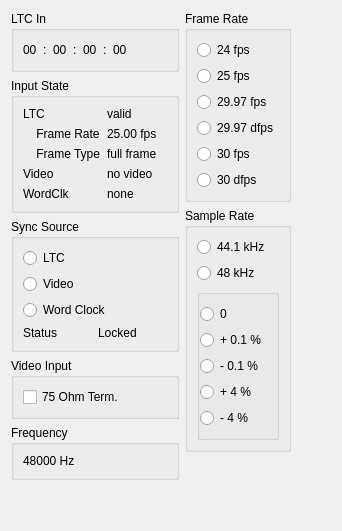
     <widget class="QWidget" name="tco_options">
      <property name="enabled">
       <bool>true</bool>
      </property>
      <attribute name="title">
       <string>TCO</string>
      </attribute>
      <layout class="QHBoxLayout" name="horizontalLayout_6">
       <item>
        <layout class="QVBoxLayout" name="verticalLayout_19">
         <item>
          <widget class="QGroupBox" name="groupBox_2">
           <property name="title">
            <string>LTC In</string>
           </property>
           <layout class="QHBoxLayout" name="horizontalLayout_9">
            <item>
             <layout class="QHBoxLayout" name="ltc_in">
              <item>
               <widget class="QLabel" name="ltc_in_hours">
                <property name="text">
                 <string>00</string>
                </property>
               </widget>
              </item>
              <item>
               <widget class="QLabel" name="label_4">
                <property name="text">
                 <string>:</string>
                </property>
               </widget>
              </item>
              <item>
               <widget class="QLabel" name="ltc_in_minutes">
                <property name="text">
                 <string>00</string>
                </property>
               </widget>
              </item>
              <item>
               <widget class="QLabel" name="label_8">
                <property name="text">
                 <string>:</string>
                </property>
               </widget>
              </item>
              <item>
               <widget class="QLabel" name="ltc_in_seconds">
                <property name="text">
                 <string>00</string>
                </property>
               </widget>
              </item>
              <item>
               <widget class="QLabel" name="label_10">
                <property name="text">
                 <string>:</string>
                </property>
               </widget>
              </item>
              <item>
               <widget class="QLabel" name="ltc_in_frames">
                <property name="text">
                 <string>00</string>
                </property>
               </widget>
              </item>
             </layout>
            </item>
            <item>
             <spacer name="horizontalSpacer_2">
              <property name="orientation">
               <enum>Qt::Horizontal</enum>
              </property>
              <property name="sizeHint" stdset="0">
               <size>
                <width>40</width>
                <height>20</height>
               </size>
              </property>
             </spacer>
            </item>
           </layout>
          </widget>
         </item>
         <item>
          <widget class="QGroupBox" name="input_state">
           <property name="title">
            <string>Input State</string>
           </property>
           <layout class="QGridLayout" name="gridLayout_11">
            <item row="0" column="0">
             <widget class="QLabel" name="label_2">
              <property name="text">
               <string>LTC</string>
              </property>
             </widget>
            </item>
            <item row="0" column="1">
             <widget class="QLabel" name="state_ltc_valid_label">
              <property name="text">
               <string>valid</string>
              </property>
             </widget>
            </item>
            <item row="1" column="1">
             <widget class="QLabel" name="state_ltc_framerate">
              <property name="text">
               <string>25.00 fps</string>
              </property>
              <property name="alignment">
               <set>Qt::AlignLeading|Qt::AlignLeft|Qt::AlignTop</set>
              </property>
             </widget>
            </item>
            <item row="2" column="1">
             <widget class="QLabel" name="state_ltc_frame_type">
              <property name="text">
               <string>full frame</string>
              </property>
              <property name="alignment">
               <set>Qt::AlignLeading|Qt::AlignLeft|Qt::AlignTop</set>
              </property>
             </widget>
            </item>
            <item row="3" column="0">
             <widget class="QLabel" name="label_13">
              <property name="text">
               <string>Video</string>
              </property>
             </widget>
            </item>
            <item row="3" column="1">
             <widget class="QLabel" name="state_video_type">
              <property name="text">
               <string>no video</string>
              </property>
             </widget>
            </item>
            <item row="4" column="0">
             <widget class="QLabel" name="label_6">
              <property name="text">
               <string>WordClk</string>
              </property>
             </widget>
            </item>
            <item row="4" column="1">
             <widget class="QLabel" name="state_word_clk">
              <property name="text">
               <string>none</string>
              </property>
             </widget>
            </item>
            <item row="1" column="0">
             <widget class="QLabel" name="label_9">
              <property name="text">
               <string>    Frame Rate</string>
              </property>
             </widget>
            </item>
            <item row="2" column="0">
             <widget class="QLabel" name="label_12">
              <property name="text">
               <string>    Frame Type</string>
              </property>
             </widget>
            </item>
           </layout>
          </widget>
         </item>
         <item>
          <widget class="QGroupBox" name="sync_source">
           <property name="title">
            <string>Sync Source</string>
           </property>
           <layout class="QVBoxLayout" name="verticalLayout_13">
            <item>
             <widget class="QRadioButton" name="sync_source_ltc">
              <property name="text">
               <string>LTC</string>
              </property>
             </widget>
            </item>
            <item>
             <widget class="QRadioButton" name="sync_source_video">
              <property name="text">
               <string>Video</string>
              </property>
             </widget>
            </item>
            <item>
             <widget class="QRadioButton" name="sync_source_wordclk">
              <property name="text">
               <string>Word Clock</string>
              </property>
             </widget>
            </item>
            <item>
             <layout class="QHBoxLayout" name="horizontalLayout_8">
              <item>
               <widget class="QLabel" name="label_17">
                <property name="text">
                 <string>Status</string>
                </property>
               </widget>
              </item>
              <item>
               <widget class="QLabel" name="sync_source_status">
                <property name="text">
                 <string>Locked</string>
                </property>
               </widget>
              </item>
             </layout>
            </item>
           </layout>
          </widget>
         </item>
         <item>
          <widget class="QGroupBox" name="video_input">
           <property name="title">
            <string>Video Input</string>
           </property>
           <layout class="QVBoxLayout" name="verticalLayout_14">
            <item>
             <widget class="QCheckBox" name="video_input_termination_on">
              <property name="text">
               <string>75 Ohm Term.</string>
              </property>
             </widget>
            </item>
           </layout>
          </widget>
         </item>
         <item>
          <widget class="QGroupBox" name="tco_frequency">
           <property name="title">
            <string>Frequency</string>
           </property>
           <layout class="QVBoxLayout" name="verticalLayout_15">
            <item>
             <widget class="QLabel" name="tco_frequency_label">
              <property name="text">
               <string>48000 Hz</string>
              </property>
             </widget>
            </item>
           </layout>
          </widget>
         </item>
         <item>
          <spacer name="verticalSpacer_20">
           <property name="orientation">
            <enum>Qt::Vertical</enum>
           </property>
           <property name="sizeHint" stdset="0">
            <size>
             <width>20</width>
             <height>40</height>
            </size>
           </property>
          </spacer>
         </item>
        </layout>
       </item>
       <item>
        <layout class="QVBoxLayout" name="verticalLayout_21">
         <item>
          <widget class="QGroupBox" name="frame_rate">
           <property name="title">
            <string>Frame Rate</string>
           </property>
           <layout class="QVBoxLayout" name="verticalLayout_16">
            <item>
             <widget class="QRadioButton" name="frame_rate_24fps">
              <property name="text">
               <string>24 fps</string>
              </property>
             </widget>
            </item>
            <item>
             <widget class="QRadioButton" name="frame_rate_25fps">
              <property name="text">
               <string>25 fps</string>
              </property>
             </widget>
            </item>
            <item>
             <widget class="QRadioButton" name="frame_rate_29_97fps">
              <property name="text">
               <string>29.97 fps</string>
              </property>
             </widget>
            </item>
            <item>
             <widget class="QRadioButton" name="frame_rate_29_97dfps">
              <property name="text">
               <string>29.97 dfps</string>
              </property>
             </widget>
            </item>
            <item>
             <widget class="QRadioButton" name="frame_rate_30fps">
              <property name="text">
               <string>30 fps</string>
              </property>
             </widget>
            </item>
            <item>
             <widget class="QRadioButton" name="frame_rate_30dfps">
              <property name="text">
               <string>30 dfps</string>
              </property>
             </widget>
            </item>
           </layout>
          </widget>
         </item>
         <item>
          <widget class="QGroupBox" name="sample_rate">
           <property name="title">
            <string>Sample Rate</string>
           </property>
           <property name="flat">
            <bool>false</bool>
           </property>
           <layout class="QVBoxLayout" name="verticalLayout_17">
            <item>
             <widget class="QRadioButton" name="sample_rate_44k1">
              <property name="text">
               <string>44.1 kHz</string>
              </property>
             </widget>
            </item>
            <item>
             <widget class="QRadioButton" name="sample_rate_48k">
              <property name="text">
               <string>48 kHz</string>
              </property>
             </widget>
            </item>
            <item>
             <widget class="QGroupBox" name="groupBox_3">
              <property name="title">
               <string/>
              </property>
              <property name="flat">
               <bool>true</bool>
              </property>
              <layout class="QVBoxLayout" name="verticalLayout_18">
               <property name="leftMargin">
                <number>0</number>
               </property>
               <item>
                <widget class="QRadioButton" name="sample_rate_0pc">
                 <property name="text">
                  <string>0</string>
                 </property>
                </widget>
               </item>
               <item>
                <widget class="QRadioButton" name="sample_rate_p01pc">
                 <property name="text">
                  <string>+ 0.1 %</string>
                 </property>
                </widget>
               </item>
               <item>
                <widget class="QRadioButton" name="sample_rate_n01pc">
                 <property name="text">
                  <string>- 0.1 %</string>
                 </property>
                </widget>
               </item>
               <item>
                <widget class="QRadioButton" name="sample_rate_p40pc">
                 <property name="text">
                  <string>+ 4 %</string>
                 </property>
                </widget>
               </item>
               <item>
                <widget class="QRadioButton" name="sample_rate_n40pc">
                 <property name="text">
                  <string>- 4 %</string>
                 </property>
                </widget>
               </item>
              </layout>
             </widget>
            </item>
           </layout>
          </widget>
         </item>
         <item>
          <spacer name="verticalSpacer_21">
           <property name="orientation">
            <enum>Qt::Vertical</enum>
           </property>
           <property name="sizeHint" stdset="0">
            <size>
             <width>20</width>
             <height>40</height>
            </size>
           </property>
          </spacer>
         </item>
        </layout>
       </item>
       <item>
        <spacer name="horizontalSpacer">
         <property name="orientation">
          <enum>Qt::Horizontal</enum>
         </property>
         <property name="sizeHint" stdset="0">
          <size>
           <width>40</width>
           <height>20</height>
          </size>
         </property>
        </spacer>
       </item>
      </layout>
     </widget>
